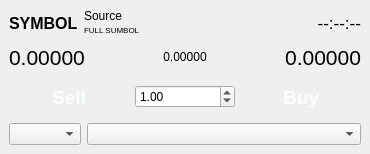
<?xml version="1.0" encoding="UTF-8"?>
<ui version="4.0">
 <class>OrderWindow</class>
 <widget class="QMainWindow" name="OrderWindow">
  <property name="geometry">
   <rect>
    <x>0</x>
    <y>0</y>
    <width>370</width>
    <height>154</height>
   </rect>
  </property>
  <property name="sizePolicy">
   <sizepolicy hsizetype="Fixed" vsizetype="Fixed">
    <horstretch>0</horstretch>
    <verstretch>0</verstretch>
   </sizepolicy>
  </property>
  <property name="minimumSize">
   <size>
    <width>370</width>
    <height>154</height>
   </size>
  </property>
  <property name="maximumSize">
   <size>
    <width>370</width>
    <height>154</height>
   </size>
  </property>
  <property name="windowTitle">
   <string>MainWindow</string>
  </property>
  <widget class="QWidget" name="centralwidget">
   <layout class="QGridLayout" name="centralWidget">
    <item row="0" column="0">
     <layout class="QGridLayout" name="mainLayout">
      <item row="1" column="1">
       <widget class="QLabel" name="bidPrice">
        <property name="font">
         <font>
          <pointsize>16</pointsize>
         </font>
        </property>
        <property name="text">
         <string>0.00000</string>
        </property>
       </widget>
      </item>
      <item row="1" column="3">
       <widget class="QLabel" name="askPrice">
        <property name="font">
         <font>
          <pointsize>16</pointsize>
         </font>
        </property>
        <property name="text">
         <string>0.00000</string>
        </property>
        <property name="alignment">
         <set>Qt::AlignRight|Qt::AlignTrailing|Qt::AlignVCenter</set>
        </property>
       </widget>
      </item>
      <item row="1" column="2">
       <widget class="QLabel" name="spread">
        <property name="text">
         <string>0.00000</string>
        </property>
        <property name="alignment">
         <set>Qt::AlignCenter</set>
        </property>
       </widget>
      </item>
      <item row="0" column="1" colspan="3">
       <layout class="QHBoxLayout" name="horizontalLayout_2">
        <item>
         <widget class="QLabel" name="symbol">
          <property name="font">
           <font>
            <pointsize>12</pointsize>
            <weight>75</weight>
            <bold>true</bold>
           </font>
          </property>
          <property name="text">
           <string>SYMBOL</string>
          </property>
         </widget>
        </item>
        <item>
         <layout class="QVBoxLayout" name="symbolDetailsLayout">
          <property name="spacing">
           <number>0</number>
          </property>
          <item>
           <widget class="QLabel" name="source">
            <property name="text">
             <string>Source</string>
            </property>
           </widget>
          </item>
          <item>
           <widget class="QLabel" name="fullSymbol">
            <property name="font">
             <font>
              <pointsize>6</pointsize>
             </font>
            </property>
            <property name="text">
             <string>FULL SUMBOL</string>
            </property>
           </widget>
          </item>
         </layout>
        </item>
        <item>
         <spacer name="horizontalSpacer">
          <property name="orientation">
           <enum>Qt::Horizontal</enum>
          </property>
          <property name="sizeHint" stdset="0">
           <size>
            <width>40</width>
            <height>20</height>
           </size>
          </property>
         </spacer>
        </item>
        <item>
         <widget class="QLabel" name="lastTime">
          <property name="font">
           <font>
            <pointsize>13</pointsize>
           </font>
          </property>
          <property name="text">
           <string>--:--:--</string>
          </property>
          <property name="alignment">
           <set>Qt::AlignRight|Qt::AlignTrailing|Qt::AlignVCenter</set>
          </property>
         </widget>
        </item>
       </layout>
      </item>
      <item row="2" column="1" colspan="3">
       <layout class="QHBoxLayout" name="buySellButtonsLayout">
        <item>
         <widget class="QPushButton" name="sell">
          <property name="minimumSize">
           <size>
            <width>120</width>
            <height>40</height>
           </size>
          </property>
          <property name="font">
           <font>
            <pointsize>14</pointsize>
            <weight>75</weight>
            <bold>true</bold>
           </font>
          </property>
          <property name="styleSheet">
           <string notr="true">background-color: rgb(230, 59, 1);
color: rgb(251, 253, 254);</string>
          </property>
          <property name="text">
           <string>Sell</string>
          </property>
          <property name="flat">
           <bool>true</bool>
          </property>
         </widget>
        </item>
        <item>
         <widget class="QDoubleSpinBox" name="qty">
          <property name="maximum">
           <double>9999999.000000000000000</double>
          </property>
          <property name="value">
           <double>1.000000000000000</double>
          </property>
         </widget>
        </item>
        <item>
         <widget class="QPushButton" name="buy">
          <property name="minimumSize">
           <size>
            <width>120</width>
            <height>40</height>
           </size>
          </property>
          <property name="font">
           <font>
            <pointsize>14</pointsize>
            <weight>75</weight>
            <bold>true</bold>
           </font>
          </property>
          <property name="styleSheet">
           <string notr="true">background-color: rgb(0, 146, 68);
color: rgb(251, 253, 254);</string>
          </property>
          <property name="text">
           <string>Buy</string>
          </property>
          <property name="flat">
           <bool>true</bool>
          </property>
         </widget>
        </item>
       </layout>
      </item>
      <item row="3" column="1" colspan="3">
       <layout class="QHBoxLayout" name="sourceLayout" stretch="0,1">
        <item>
         <widget class="QComboBox" name="mode">
          <property name="sizePolicy">
           <sizepolicy hsizetype="Minimum" vsizetype="Fixed">
            <horstretch>0</horstretch>
            <verstretch>0</verstretch>
           </sizepolicy>
          </property>
         </widget>
        </item>
        <item>
         <widget class="QComboBox" name="target"/>
        </item>
       </layout>
      </item>
     </layout>
    </item>
   </layout>
  </widget>
 </widget>
 <resources/>
 <connections/>
</ui>
